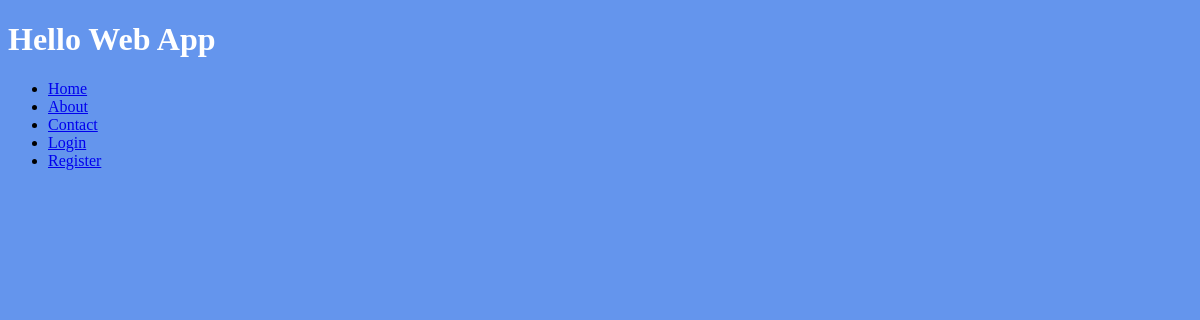
The app's page /, older data.
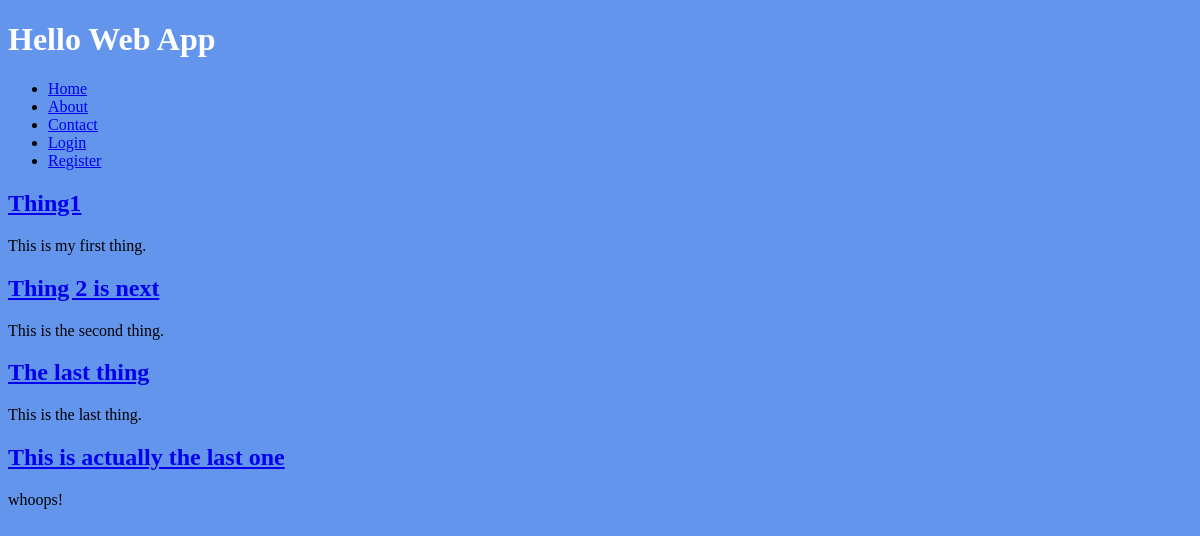
The same page, newer data.
### collection/models.py (models this page shows)
class Thing(models.Model):
    name = models.CharField(max_length=255)
    description = models.TextField()
    slug = models.SlugField(unique=True)
    user = models.OneToOneField(User, blank=True, null=True)

### collection/views.py (the view)
# urls.py: url(r'^$', views.index, name='home'),
def index(request):
    things = Thing.objects.all()
    return render(request, 'index.html', {
        'things': things,
    })

### collection/templates/index.html (shortened to what this page needs)
{% extends 'base.html' %}
{% block content %}
    {% for thing in things %}
    <h2>
        <a href="{% url 'thing_detail' slug=thing.slug %}">
            {{ thing.name }}
        </a>
    </h2>
    <p>{{ thing.description }}</p>
    {% endfor %}
{% endblock content %}

### collection/templates/base.html (shortened to what this page needs)
{% load staticfiles %}
<!doctype html>
<html>
    <head>
        <link rel="stylesheet" href="{% static 'css/style.css' %}" />
    </head>
    <body>
        <header>
            <h1>Hello Web App</h1>
            <nav>
                <ul>
                    <li>
                        <a href="{% url 'home' %}">Home</a>
                    </li>
                    <li>
                        <a href="{% url 'about' %}">About</a>
                    </li>
                    <li>
                        <a href="{% url 'contact' %}">Contact</a>
                    </li>
                {% if user.is_authenticated %}
                    <li>
                        <a href="{% url 'auth_logout' %}">Logout</a>
                    </li>
                {% else %}
                    <li>
                        <a href="{% url 'auth_login' %}">Login</a>
                    </li>
                    <li>
                        <a href="{% url 'registration_register' %}">Register</a>
                    </li>
                {% endif %}
                </ul>
            </nav>
        </header>
        {% block content %}{% endblock content %}
    </body>
</html>

### collection/static/css/style.css (style rules this page uses)
body { background-color: cornflowerblue; }
h1 { color: white; size: 60px; }

Row changes from the older to the newer data that the page shows:
added Thing: name "Thing1", description "This is my first thing."
added Thing: name "Thing 2 is next", description "This is the second thing."
added Thing: name "The last thing", description "This is the last thing."
added Thing: name "This is actually the last one", description "whoops!"
